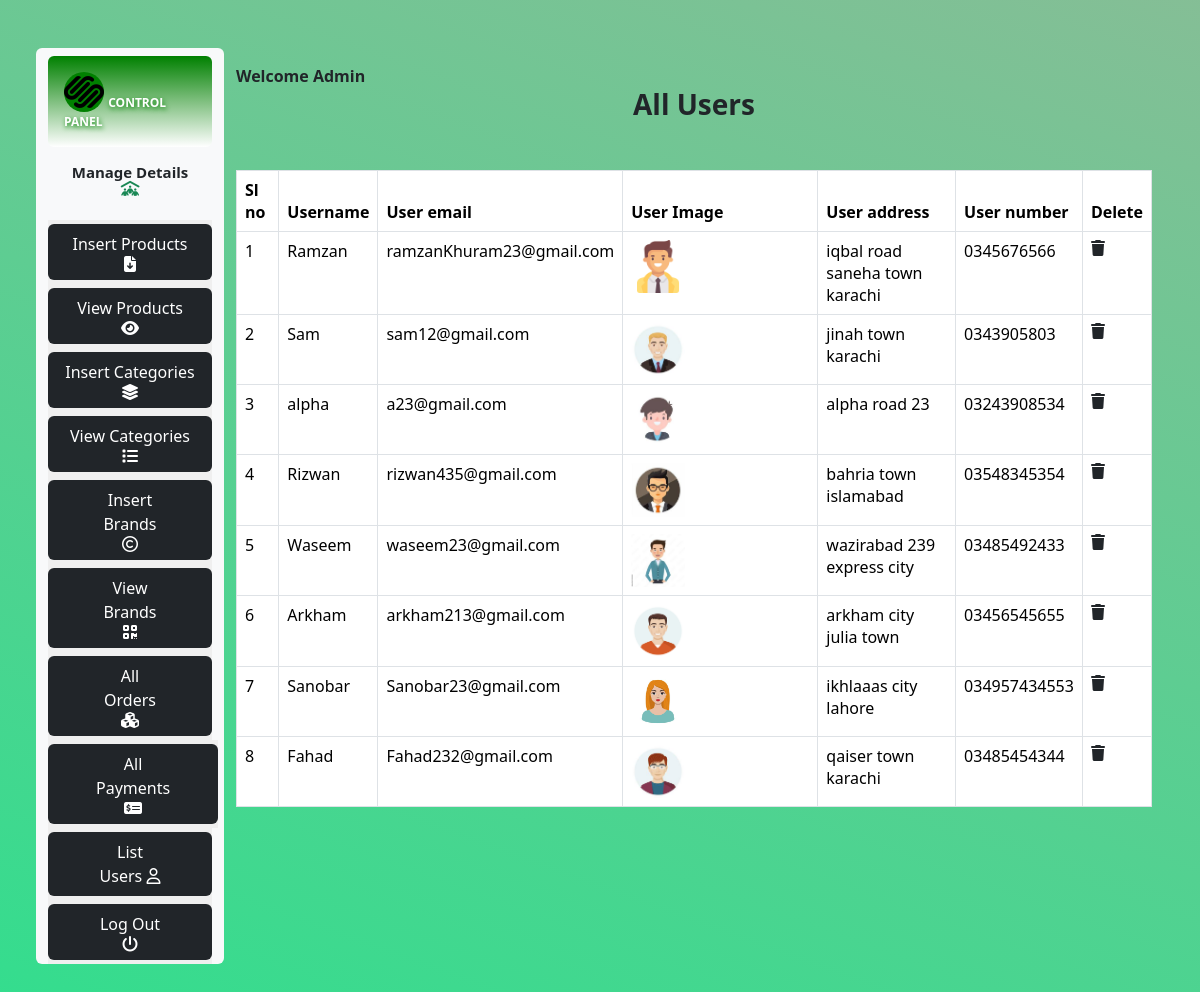
The page /Online_ShoppingCart/admin/index.php?list_users on the database its author committed.
### tables this page shows
CREATE TABLE `user_table` (
  `user_id` int(11) NOT NULL,
  `username` varchar(100) NOT NULL,
  `user_email` varchar(100) NOT NULL,
  `user_password` varchar(255) NOT NULL,
  `user_image` varchar(255) NOT NULL,
  `user_ip` varchar(100) NOT NULL,
  `user_address` varchar(255) NOT NULL,
  `user_mobile` varchar(20) NOT NULL
);

### Online_ShoppingCart/admin/list_users.php (the view, shortened to what this page needs)
<h3 class="text-center fw-bold">All Users</h3>
<table class="table table-bordered mt-5">
    <thead class="bg-light text-dark">
        <?php
        $get_payments = "SELECT * from `user_table`";
        $result = mysqli_query($con, $get_payments);
        $row_count = mysqli_num_rows($result);
        if ($row_count == 0) {
            echo "<h2 class='text-center mt-5'>No Users received yet</h2>";
        } else {
            echo "
            <tr>
            <th>Sl no</th>
            <th>Username</th>
            <th>User email</th>
            <th>User Image</th>
            <th>User address</th>
            <th>User number</th>
            <th>Delete</th>
            </tr>
            </thead>
            <tbody class='table-bordered'>
            ";
            $number = 0;
            while ($row_data = mysqli_fetch_assoc($result)) {
                $username = $row_data['username'];
                $user_email = $row_data['user_email'];
                $user_image = $row_data['user_image'];
                $user_address = $row_data['user_address'];
                $user_mobile = $row_data['user_mobile'];
                $number++;
                echo "
                    <tr>
                    <td>$number</td>
                    <td>$username</td>
                    <td>$user_email</td>
                    <td><img src='../users_area/user_images/$user_image' alt='$username' class='product_img'/></td>
                    <td>$user_address</td>
                    <td>$user_mobile</td>
                    <td><a href='' class='text-dark'><i class='fa-solid fa-trash'></i></a></td>
                </tr>";
            }
        }
        ?>
        </tbody>
</table>

### Online_ShoppingCart/style.css (style rules this page uses)
* { margin: 0; padding: 0; box-sizing: border-box; }

### Online_ShoppingCart/admin/list_users.php (style rules this page uses)
.product_img { width: 30%; }

### rows shown on the page
user_table: username "Ramzan", user_email "ramzanKhuram23@gmail.com", user_image (picture), user_address "iqbal road saneha town karachi", user_mobile "0345676566"
user_table: username "Sam", user_email "sam12@gmail.com", user_image (picture), user_address "jinah town karachi", user_mobile "0343905803"
user_table: username "alpha", user_email "a23@gmail.com", user_image (picture), user_address "alpha road 23", user_mobile "03243908534"
user_table: username "Rizwan", user_email "rizwan435@gmail.com", user_image (picture), user_address "bahria town islamabad", user_mobile "03548345354"
user_table: username "Waseem", user_email "waseem23@gmail.com", user_image (picture), user_address "wazirabad 239 express city", user_mobile "03485492433"
user_table: username "Arkham", user_email "arkham213@gmail.com", user_image (picture), user_address "arkham city julia town", user_mobile "03456545655"
user_table: username "Sanobar", user_email "Sanobar23@gmail.com", user_image (picture), user_address "ikhlaaas city lahore", user_mobile "034957434553"
user_table: username "Fahad", user_email "Fahad232@gmail.com", user_image (picture), user_address "qaiser town karachi", user_mobile "03485454344"
